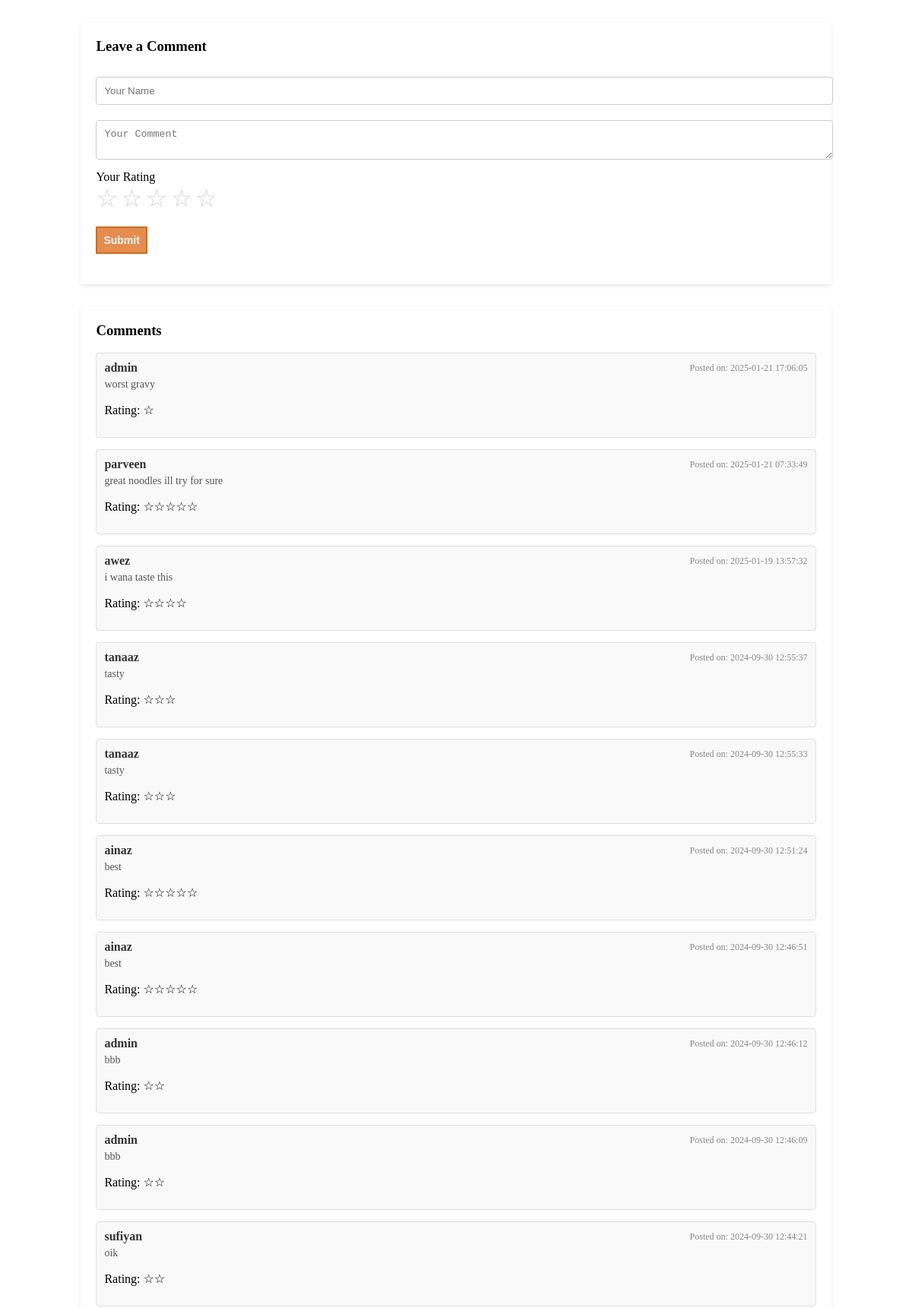
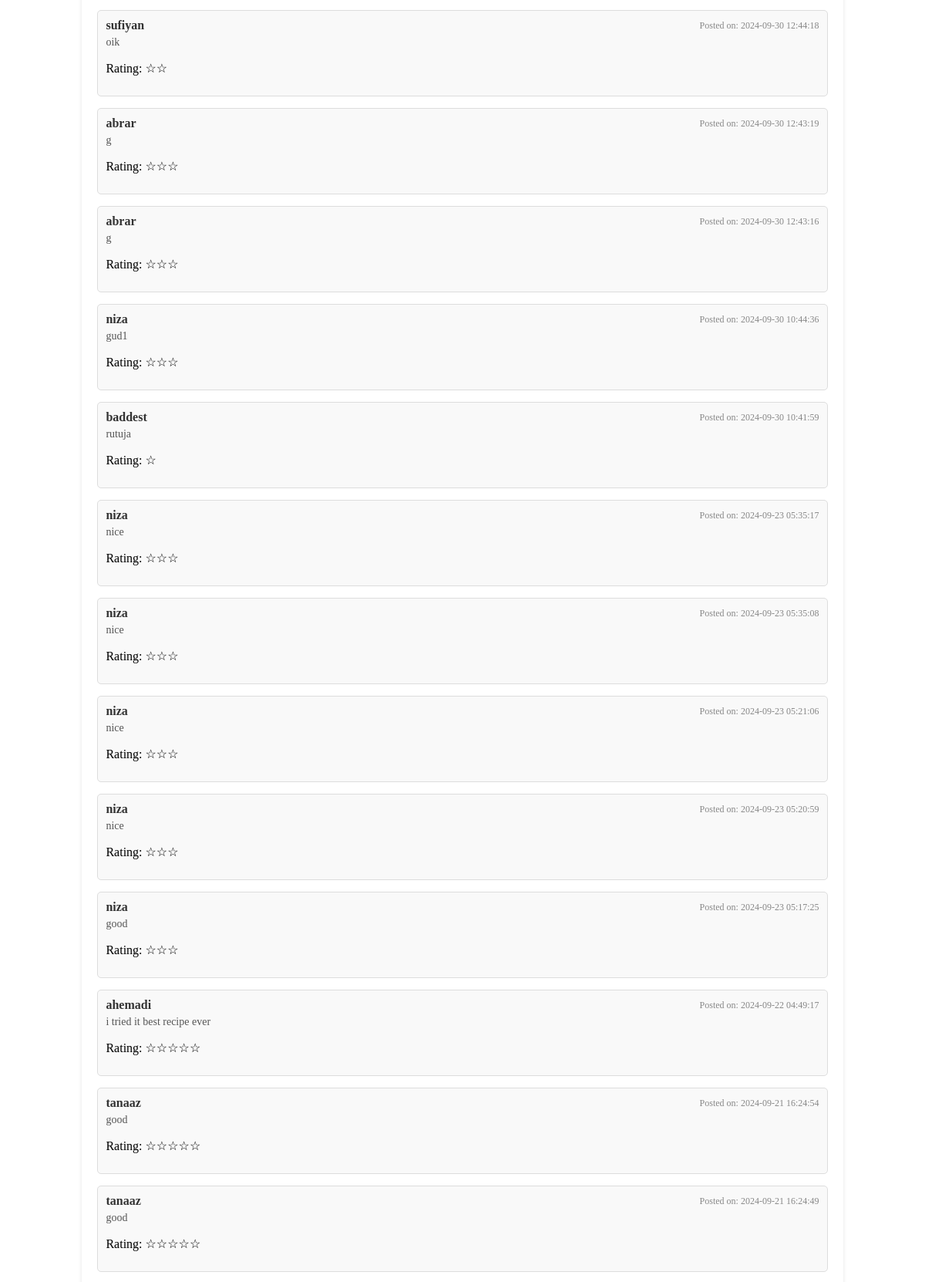
Screenshot of /comment.php (signed in, upper part) with the database file from the repository (2 pictures, top to bottom).
### tables this page shows
CREATE TABLE `comments` (
  `id` int(11) NOT NULL,
  `comment` text NOT NULL,
  `created_at` timestamp NOT NULL DEFAULT current_timestamp(),
  `username` varchar(255) NOT NULL,
  `rating` int(11) DEFAULT NULL,
  `recipe_id` int(11) DEFAULT NULL
);

### comment.php (the view, shortened to what this page needs)
<?php
include 'php/db_connect.php';
$sql = "SELECT * FROM comments ORDER BY created_at DESC";
$result = $conn->query($sql);
?>
<!DOCTYPE html>
<html lang="en">
<head>
</head>
<body>
<?php if (isset($_SESSION['loggedin']) && $_SESSION['loggedin'] === true): ?>
     <section class="comment-section">
        <h3>Leave a Comment</h3>
        <form action="" method="POST" class="comment-form">
            <input type="text" name="username" id="username" placeholder="Your Name" required>
            <textarea name="comment" id="comment" placeholder="Your Comment" required></textarea>
            <label for="rating">Your Rating</label>
    <div class="rating">
        <input type="radio" name="rating" value="5" id="5"><label for="5">☆</label>
        <input type="radio" name="rating" value="4" id="4"><label for="4">☆</label>
        <input type="radio" name="rating" value="3" id="3"><label for="3">☆</label>
        <input type="radio" name="rating" value="2" id="2"><label for="2">☆</label>
        <input type="radio" name="rating" value="1" id="1"><label for="1">☆</label>
    </div><br>
            <button type="submit">Submit</button>
        </form>
        <?php else: ?>
    <div style="color: red; text-align: center;">
        You must be logged in to comment or rate. <a href="login.php">Log in</a> or <a href="php/signup.php">Sign up</a>.
    </div>
<?php endif; ?>
    </section>
   <section class="comment-section">
    <h3>Comments</h3>
    <ul class="comment-list">
        <?php
        if ($result && $result->num_rows > 0) {
            while ($row = $result->fetch_assoc()) {
                echo "<li class='comment-item'>";
                echo "<div class='comment-header'><strong>" . htmlspecialchars($row['username']) . "</strong> <small class='comment-date'>Posted on: " . $row['created_at'] . "</small></div>";
                echo "<p class='comment-content'>" . htmlspecialchars($row['comment']) . "</p>";
                echo '<p>Rating: ' . str_repeat('☆', $row['rating']) . '</p>';
                echo "</li>";
            }
        } else {
            echo "<li class='no-comments'>No comments yet. Be the first to comment!</li>";
        }
        ?>
    </ul>
</section>
</body>
</html>

### comment.php (style rules this page uses)
.comment-section { width: 80%; margin: 20px auto; background-color: white; padding: 20px; box-shadow: 0 2px 5px rgba(0, 0, 0, 0.1); }
.comment-section h3 { margin-top: 0; }
form { margin-bottom: 20px; }
input, textarea { width: 100%; padding: 10px; margin: 10px 0; border: 1px solid #ddd; border-radius: 4px; }
button { cursor:pointer; padding: 8px; border:2px solid chocolate; font-size: 14px; font-weight: 700; background-color: rgb(228, 141, 79); color: aliceblue; }
.comment-section { margin-top: 30px; }
.comment-list { list-style-type: none; padding: 0; margin: 0; }
.comment-item { background-color: #f9f9f9; border: 1px solid #ddd; padding: 15px; margin-bottom: 15px; border-radius: 5px; }
.comment-header { display: flex; justify-content: space-between; align-items: center; margin-bottom: 5px; }
.comment-header strong { font-size: 16px; color: #333; }
.comment-date { font-size: 12px; color: #888; }
.comment-content { font-size: 14px; color: #555; margin: 0; }
.comment-list li { padding: 10px; border-bottom: 1px solid #ddd; }
.comment-section form { margin-bottom: 20px; }
.comment-section input[type="text"], .comment-section textarea { width: 100%; padding: 10px; margin-bottom: 10px; border-radius: 4px; border: 1px solid #ccc; }
.rating label { font-size: 2em; color: lightgray; cursor: pointer; }

### rows the page displays
comments: username "admin", created_at "2025-01-21 17:06:05", comment "worst gravy", rating "☆"
comments: username "parveen", created_at "2025-01-21 07:33:49", comment "great noodles ill try for sure", rating "☆☆☆☆☆"
comments: username "awez", created_at "2025-01-19 13:57:32", comment "i wana taste this", rating "☆☆☆☆"
comments: username "tanaaz", created_at "2024-09-30 12:55:37", comment "tasty", rating "☆☆☆"
comments: username "tanaaz", created_at "2024-09-30 12:55:33", comment "tasty", rating "☆☆☆"
comments: username "ainaz", created_at "2024-09-30 12:51:24", comment "best", rating "☆☆☆☆☆"
comments: username "ainaz", created_at "2024-09-30 12:46:51", comment "best", rating "☆☆☆☆☆"
comments: username "admin", created_at "2024-09-30 12:46:12", comment "bbb", rating "☆☆"
comments: username "admin", created_at "2024-09-30 12:46:09", comment "bbb", rating "☆☆"
comments: username "sufiyan", created_at "2024-09-30 12:44:21", comment "oik", rating "☆☆"
comments: username "sufiyan", created_at "2024-09-30 12:44:18", comment "oik", rating "☆☆"
comments: username "abrar", created_at "2024-09-30 12:43:19", comment "g", rating "☆☆☆"
comments: username "abrar", created_at "2024-09-30 12:43:16", comment "g", rating "☆☆☆"
comments: username "niza", created_at "2024-09-30 10:44:36", comment "gud1", rating "☆☆☆"
comments: username "baddest", created_at "2024-09-30 10:41:59", comment "rutuja", rating "☆"
comments: username "niza", created_at "2024-09-23 05:35:17", comment "nice", rating "☆☆☆"
comments: username "niza", created_at "2024-09-23 05:35:08", comment "nice", rating "☆☆☆"
comments: username "niza", created_at "2024-09-23 05:21:06", comment "nice", rating "☆☆☆"
comments: username "niza", created_at "2024-09-23 05:20:59", comment "nice", rating "☆☆☆"
comments: username "niza", created_at "2024-09-23 05:17:25", comment "good", rating "☆☆☆"
comments: username "ahemadi", created_at "2024-09-22 04:49:17", comment "i tried it best recipe ever", rating "☆☆☆☆☆"
comments: username "tanaaz", created_at "2024-09-21 16:24:54", comment "good", rating "☆☆☆☆☆"
comments: username "tanaaz", created_at "2024-09-21 16:24:49", comment "good", rating "☆☆☆☆☆"
